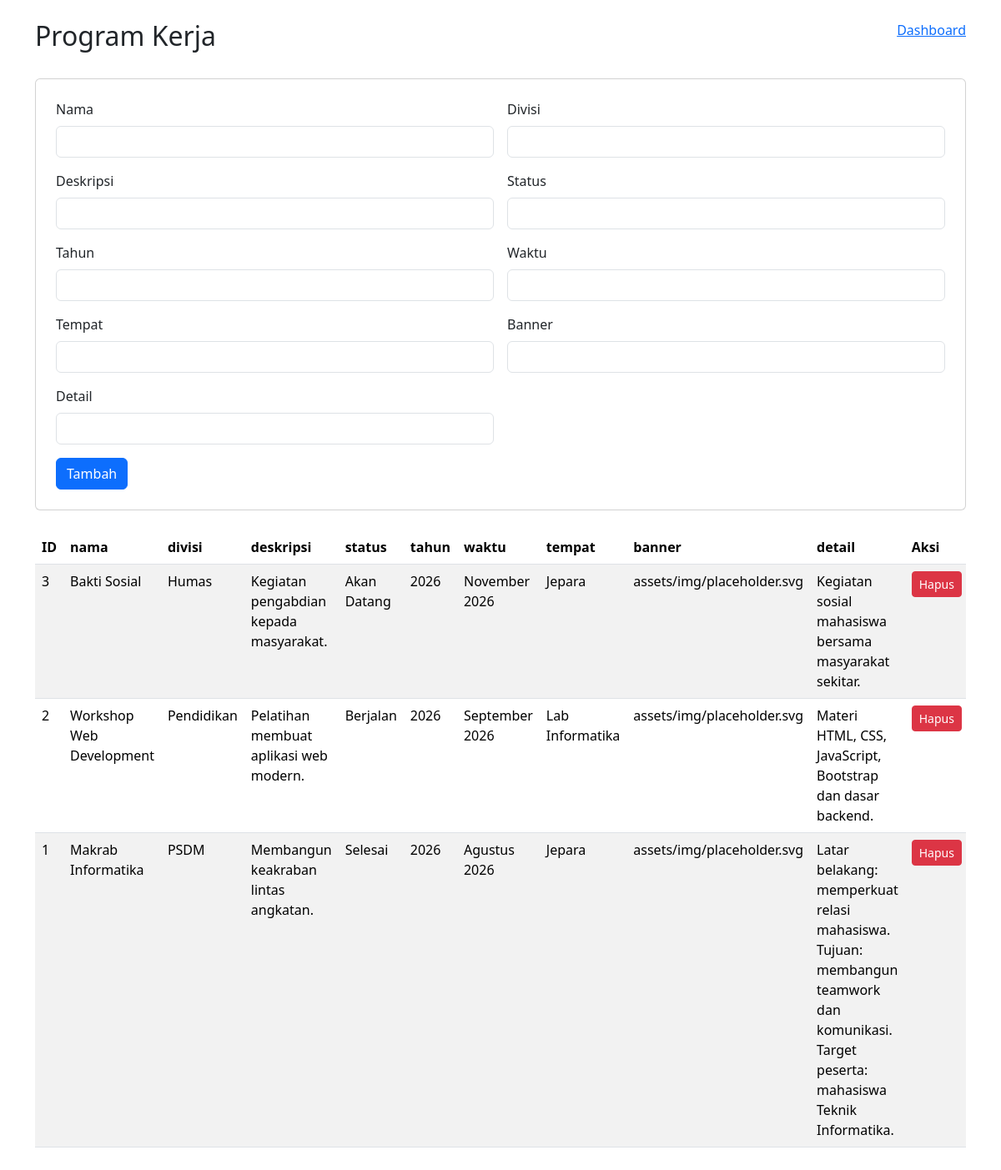
The page /admin/program.php (signed in) on the database its author committed.
### tables this page shows
CREATE TABLE program_kerja(id INT AUTO_INCREMENT PRIMARY KEY,nama VARCHAR(160),divisi VARCHAR(80),deskripsi TEXT,status VARCHAR(30),tahun INT,waktu VARCHAR(100),tempat VARCHAR(150),banner VARCHAR(255),detail TEXT);

### config/auth.php (called while the page is built, shortened)
<?php
function e($value) {
    return htmlspecialchars($value ?? '', ENT_QUOTES, 'UTF-8');
}
?>

### admin/program.php (the view)
<?php require "../config/auth.php";require "../config/database.php";if($_SERVER["REQUEST_METHOD"]==="POST"){$vals=[];foreach(["nama", "divisi", "deskripsi", "status", "tahun", "waktu", "tempat", "banner", "detail"] as $c)$vals[]=$_POST[$c]??"";$pdo->prepare("INSERT INTO program_kerja (nama,divisi,deskripsi,status,tahun,waktu,tempat,banner,detail) VALUES (?,?,?,?,?,?,?,?,?)")->execute($vals);header("Location:program.php");exit;}if(isset($_GET["delete"])){$pdo->prepare("DELETE FROM program_kerja WHERE id=?")->execute([(int)$_GET["delete"]]);header("Location:program.php");exit;}$rows=$pdo->query("SELECT * FROM program_kerja ORDER BY id DESC")->fetchAll();?><!doctype html><html lang="id"><head><meta charset="utf-8"><meta name="viewport" content="width=device-width,initial-scale=1"><title>Program Kerja | Admin</title><link href="https://cdn.jsdelivr.net/npm/bootstrap@5.3.3/dist/css/bootstrap.min.css" rel="stylesheet"></head><body><div class="container py-4"><div class="d-flex justify-content-between"><h2>Program Kerja</h2><a href="index.php">Dashboard</a></div><div class="card p-4 my-4"><form method="post" class="row g-3"><div class="col-md-6"><label class="form-label">Nama</label><input name="nama" class="form-control"></div><div class="col-md-6"><label class="form-label">Divisi</label><input name="divisi" class="form-control"></div><div class="col-md-6"><label class="form-label">Deskripsi</label><input name="deskripsi" class="form-control"></div><div class="col-md-6"><label class="form-label">Status</label><input name="status" class="form-control"></div><div class="col-md-6"><label class="form-label">Tahun</label><input name="tahun" class="form-control"></div><div class="col-md-6"><label class="form-label">Waktu</label><input name="waktu" class="form-control"></div><div class="col-md-6"><label class="form-label">Tempat</label><input name="tempat" class="form-control"></div><div class="col-md-6"><label class="form-label">Banner</label><input name="banner" class="form-control"></div><div class="col-md-6"><label class="form-label">Detail</label><input name="detail" class="form-control"></div><div class="col-12"><button class="btn btn-primary">Tambah</button></div></form></div><div class="table-responsive"><table class="table table-striped"><thead><tr><th>ID</th><th>nama</th><th>divisi</th><th>deskripsi</th><th>status</th><th>tahun</th><th>waktu</th><th>tempat</th><th>banner</th><th>detail</th><th>Aksi</th></tr></thead><tbody><?php foreach($rows as $r):?><tr><td><?=$r["id"]?></td><td><?=e($r["nama"])?></td><td><?=e($r["divisi"])?></td><td><?=e($r["deskripsi"])?></td><td><?=e($r["status"])?></td><td><?=e($r["tahun"])?></td><td><?=e($r["waktu"])?></td><td><?=e($r["tempat"])?></td><td><?=e($r["banner"])?></td><td><?=e($r["detail"])?></td><td><a class="btn btn-sm btn-danger" href="?delete=<?=$r["id"]?>" onclick="return confirm('Hapus data?')">Hapus</a></td></tr><?php endforeach;?></tbody></table></div></div></body></html>

### rows shown on the page
program_kerja: id "3", nama "Bakti Sosial", divisi "Humas", deskripsi "Kegiatan pengabdian kepada masyarakat.", status "Akan Datang", tahun "2026", waktu "November 2026", tempat "Jepara", banner "assets/img/placeholder.svg", detail "Kegiatan sosial mahasiswa bersama masyarakat sekitar."
program_kerja: id "2", nama "Workshop Web Development", divisi "Pendidikan", deskripsi "Pelatihan membuat aplikasi web modern.", status "Berjalan", tahun "2026", waktu "September 2026", tempat "Lab Informatika", banner "assets/img/placeholder.svg", detail "Materi HTML, CSS, JavaScript, Bootstrap dan dasar backend."
program_kerja: id "1", nama "Makrab Informatika", divisi "PSDM", deskripsi "Membangun keakraban lintas angkatan.", status "Selesai", tahun "2026", waktu "Agustus 2026", tempat "Jepara", banner "assets/img/placeholder.svg", detail "Latar belakang: memperkuat relasi mahasiswa. Tujuan: membangun teamwork dan komunikasi. Target peserta: mahasiswa Teknik Informatika."
